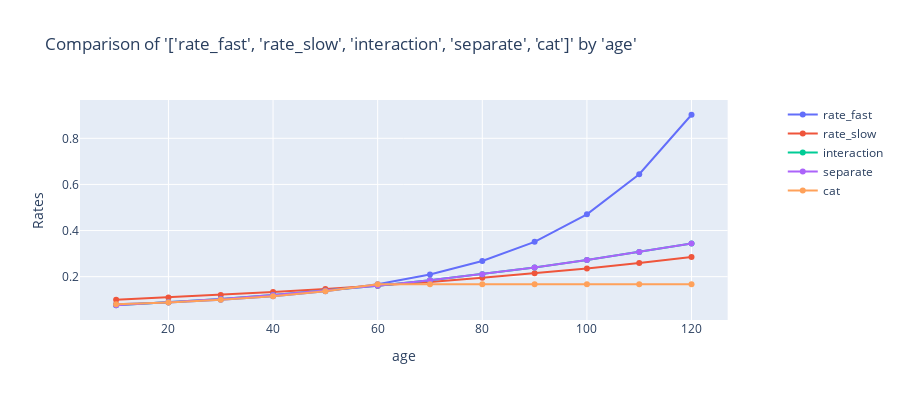

The code cell stored with this chart in its notebook:
### Code cell
charters.compare_rates(
    merge_fast,
    x_axis="age",
    rates=["rate_fast", "rate_slow", "interaction", "separate", "cat"],
)

### Figure 1 — Plotly figure (JSON) as saved in the notebook; plotly's stock layout.template omitted (floating-point values rounded to 4 significant figures)
{"data": [{"mode": "lines+markers", "name": "rate_fast", "type": "scatter", "x": [10, 20, 30, 40, 50, 60, 70, 80, 90, 100, 110, 120], "xaxis": "x", "y": [0.08, 0.088, 0.09944, 0.1154, 0.1373, 0.1675, 0.2093, 0.2679, 0.351, 0.4704, 0.6444, 0.9021], "yaxis": "y"}, {"mode": "lines+markers", "name": "rate_slow", "type": "scatter", "x": [10, 20, 30, 40, 50, 60, 70, 80, 90, 100, 110, 120], "xaxis": "x", "y": [0.1, 0.11, 0.121, 0.1331, 0.1464, 0.1611, 0.1772, 0.1949, 0.2144, 0.2358, 0.2594, 0.2853], "yaxis": "y"}, {"mode": "lines+markers", "name": "interaction", "type": "scatter", "x": [10, 20, 30, 40, 50, 60, 70, 80, 90, 100, 110, 120], "xaxis": "x", "y": [0.07609, 0.08879, 0.1034, 0.12, 0.1389, 0.1603, 0.1843, 0.2109, 0.2402, 0.2723, 0.3068, 0.3437], "yaxis": "y"}, {"mode": "lines+markers", "name": "separate", "type": "scatter", "x": [10, 20, 30, 40, 50, 60, 70, 80, 90, 100, 110, 120], "xaxis": "x", "y": [0.07609, 0.08879, 0.1034, 0.12, 0.1389, 0.1603, 0.1843, 0.2109, 0.2402, 0.2723, 0.3068, 0.3437], "yaxis": "y"}, {"mode": "lines+markers", "name": "cat", "type": "scatter", "x": [10, 20, 30, 40, 50, 60, 70, 80, 90, 100, 110, 120], "xaxis": "x", "y": [0.08, 0.088, 0.09944, 0.1154, 0.1373, 0.1675, 0.1675, 0.1675, 0.1675, 0.1675, 0.1675, 0.1675], "yaxis": "y"}], "layout": {"height": 400, "title": {"text": "Comparison of '['rate_fast', 'rate_slow', 'interaction', 'separate', 'cat']' by 'age'"}, "xaxis": {"anchor": "y", "domain": [0, 0.94], "title": {"text": "age"}}, "yaxis": {"anchor": "x", "domain": [0, 1], "title": {"text": "Rates"}, "type": "-"}, "yaxis2": {"anchor": "x", "overlaying": "y", "side": "right"}}}
